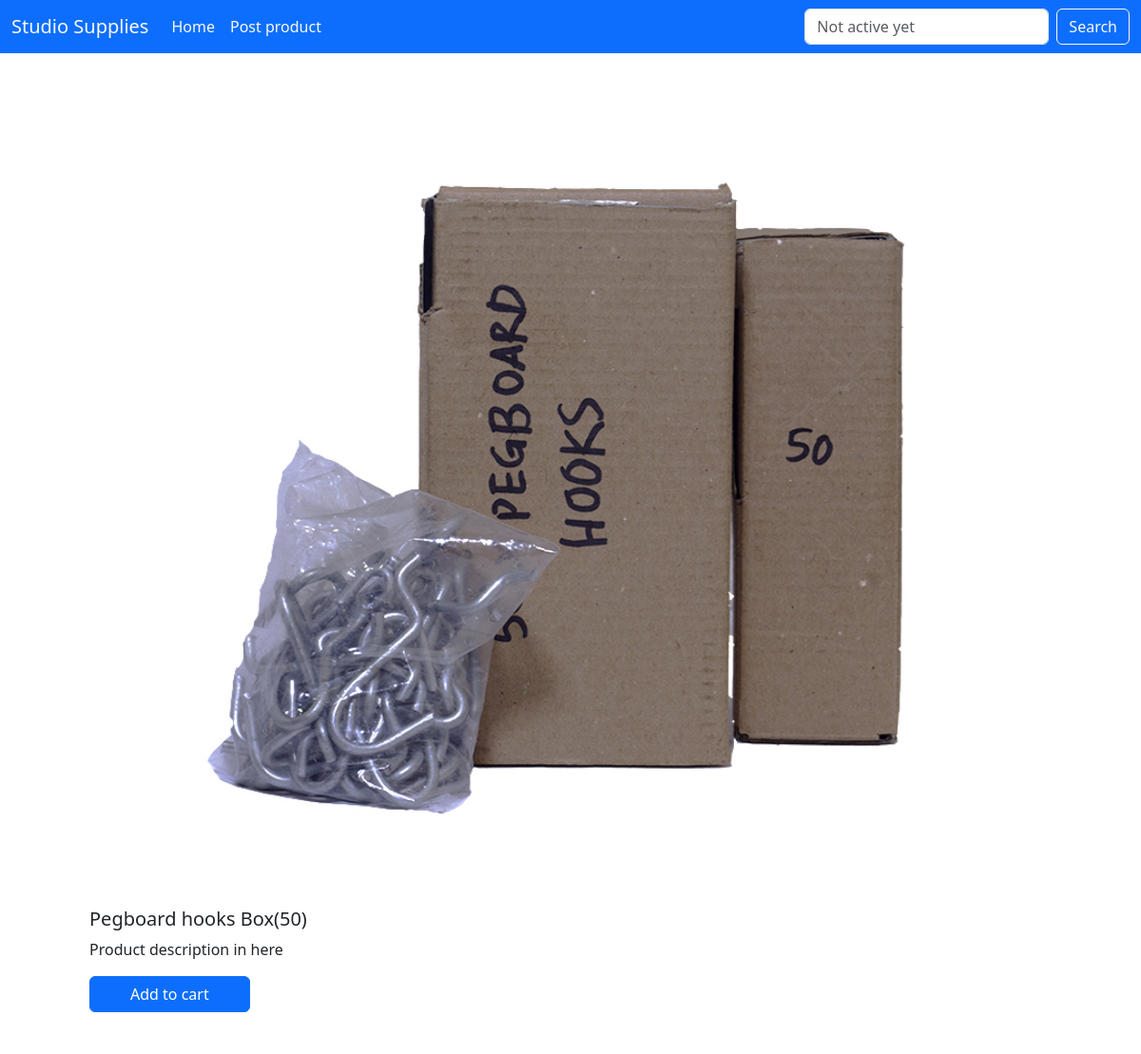
Page /post/33 on the committed database.
### feed/models.py (models this page shows, shortened)
class Post(models.Model):
    text = models.CharField(max_length=140, null=False, blank=False)
    image = models.ImageField( )

### feed/views.py (the view)
# urls.py: path("post/<int:pk>", PostDetailView.as_view(), name="post_details"),
class PostDetailView(DetailView):
    model = Post
    template_name = "details.html"
    context_object_name = "post"

### templates/details.html (shortened to what this page needs)
{% extends 'base.html'%}
{% block body%}
<div class="container overflow-hidden text-center">
    <div class="row justify-content-center">
        <div class="col p-5 ">
            <div class="card border-0" style="width: 100%;height:auto;margin:auto">
                <img src="{{post.image.url}}" class="card-img-top" >
                    <div class="card-body">
                        <h5 class="card-title fw-normal text-lg-start">{{post.text}}</h5>
                            <p class="card-text text-lg-start">Product description in here</p>
                        <a href="#" class="btn btn-primary d-flex justify-content-center col-lg-2">Add to cart</a>
                    </div>
            </div>
        </div>
    </div>
</div>
{% endblock %}

### rows in the picture
Post: image (picture), text "Pegboard hooks Box(50)"
